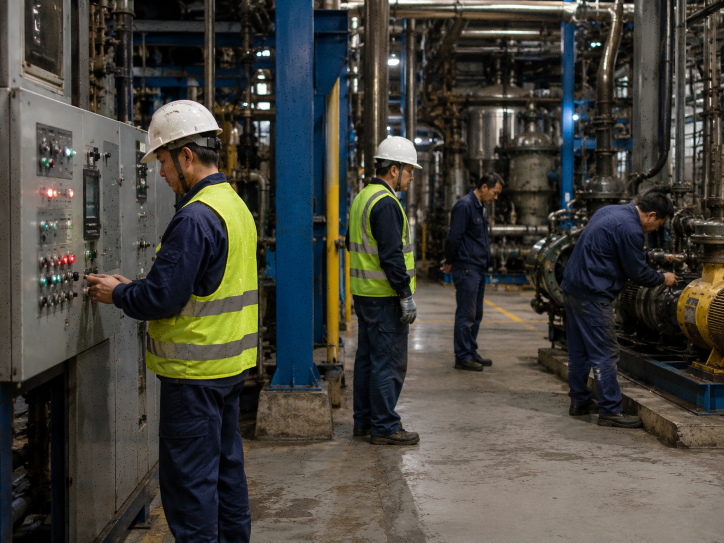
#> input picture denoised_image.png, 1448 x 1086 px (shown at 1/2 size)
$ python -i kmeans_auto_denoising.py   (imports and definitions only)
#> lines starting #> are read from the running program, lines starting #| are printed output that depends on the picture
#> further down, picture is the input picture: shape (1086, 1448, 3); mean B, G, R 60.8, 68, 69.7

from pathlib import Path

import cv2
import numpy as np
from sklearn.cluster import MiniBatchKMeans
from sklearn.preprocessing import StandardScaler
from skimage.restoration import estimate_sigma


# ==========================================================
# Paths
# ==========================================================

BASE_DIR = Path(__file__).resolve().parent

INPUT_IMAGE = BASE_DIR / "scenario_mixed.png"
OUTPUT_IMAGE = BASE_DIR / "denoised_image.png"
IMPULSE_MASK_IMAGE = BASE_DIR / "detected_impulse_mask.png"
AFTER_IMPULSE_IMAGE = BASE_DIR / "after_impulse_removal.png"


# ==========================================================
# General settings
# ==========================================================

NOISE_TYPE = "auto"  # "auto", "gaussian", "salt_pepper", or "mixed"

PATCH_SIZE = 7
PATCH_STEP = 3
N_CLUSTERS = 64
MAX_KMEANS_SAMPLES = 60_000
RANDOM_STATE = 42

# None = automatic estimation.
GAUSSIAN_SIGMA = None

# Automatic detection thresholds.
AUTO_IMPULSE_RATIO_THRESHOLD = 0.001
AUTO_GAUSSIAN_SIGMA_THRESHOLD = 4.0

# Salt-and-pepper detection sensitivity.
IMPULSE_MIN_DIFFERENCE = 18.0
IMPULSE_MAX_RATIO = 0.20


# ==========================================================
# Read and save
# ==========================================================

# [118 lines left out: functions read_color_image, save_png, estimate_gaussian_sigma, estimate_impulse_ratio, detect_noise_type, not called in this run]


# ==========================================================
# Salt-and-pepper detection using K-Means
# ==========================================================

def detect_impulse_pixels_kmeans(
    image: np.ndarray,
    n_clusters: int = 3,
) -> np.ndarray:
#> called with n_clusters = 3
    gray = cv2.cvtColor(
        image,
        cv2.COLOR_BGR2GRAY,
    ).astype(np.float32)
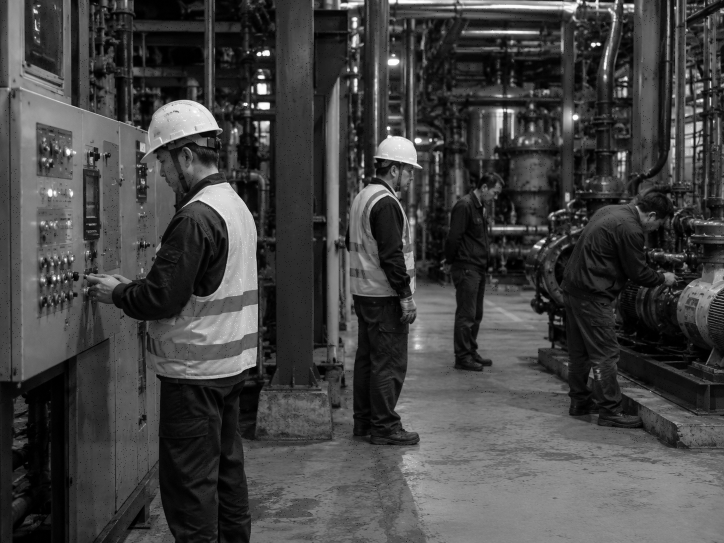
#> gray: shape (1086, 1448) float32 (shown at 1/2 size); min 0, max 255, mean 67.7

    gray_u8 = gray.astype(np.uint8)

    med3 = cv2.medianBlur(
        gray_u8,
        3,
    ).astype(np.float32)

    med5 = cv2.medianBlur(
        gray_u8,
        5,
    ).astype(np.float32)

    diff3 = np.abs(
        gray - med3
    )
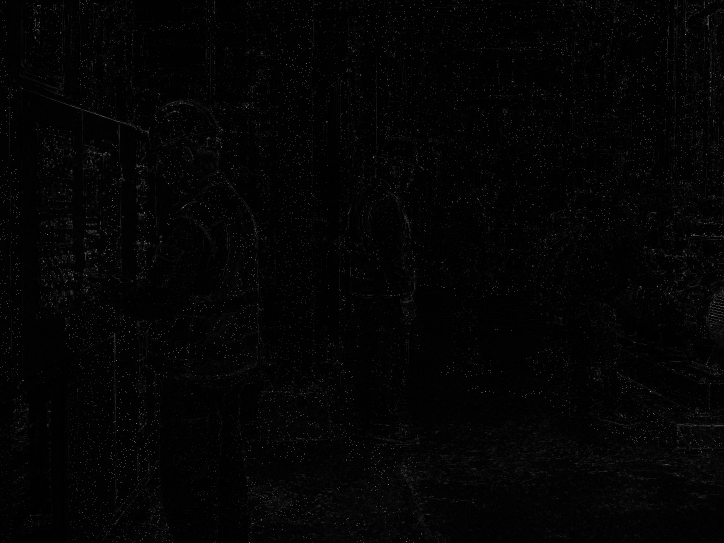
#> diff3: shape (1086, 1448) float32 (shown at 1/2 size); min 0, max 97, mean 1.5; drawn with min black and max white

    diff5 = np.abs(
        gray - med5
    )

    local_mean = cv2.blur(
        gray,
        (5, 5),
    )

    local_sq_mean = cv2.blur(
        gray * gray,
        (5, 5),
    )
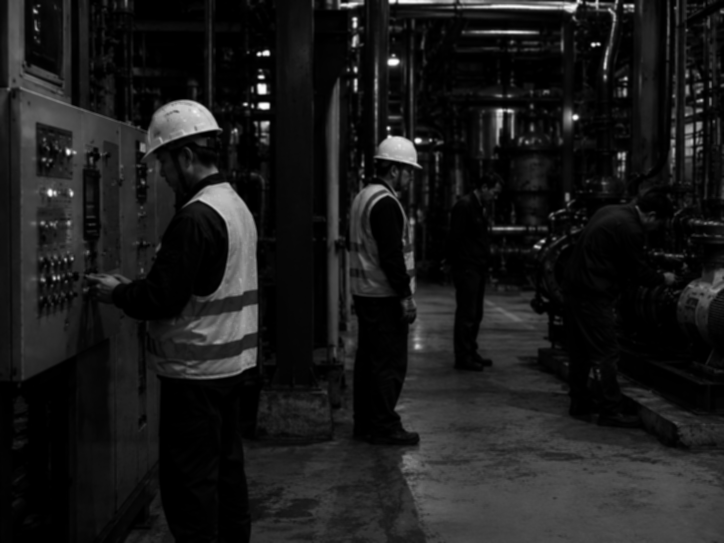
#> local_sq_mean: shape (1086, 1448) float32 (shown at 1/2 size); min 0, max 64760.3, mean 6965.3; drawn with min black and max white

    local_std = np.sqrt(
        np.maximum(
            local_sq_mean
            - local_mean * local_mean,
            0.0,
        )
    )
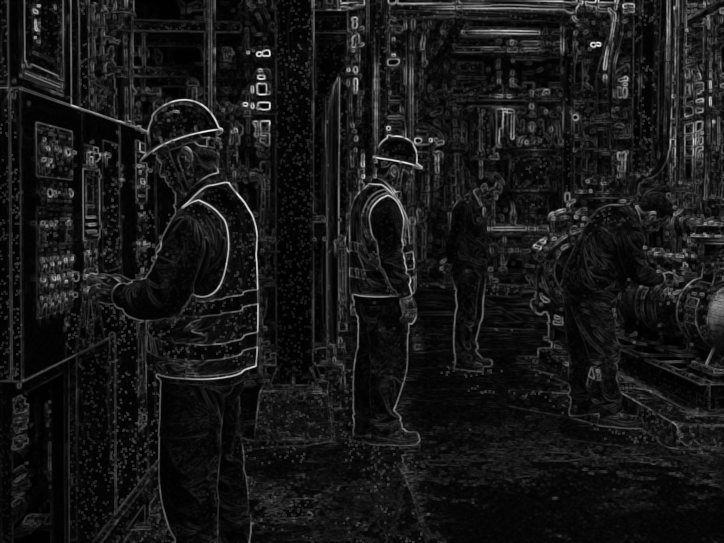
#> local_std: shape (1086, 1448) float32 (shown at 1/2 size); min 0, max 94.33, mean 8.8; drawn with min black and max white

    extreme_distance = np.minimum(
        gray,
        255.0 - gray,
    )
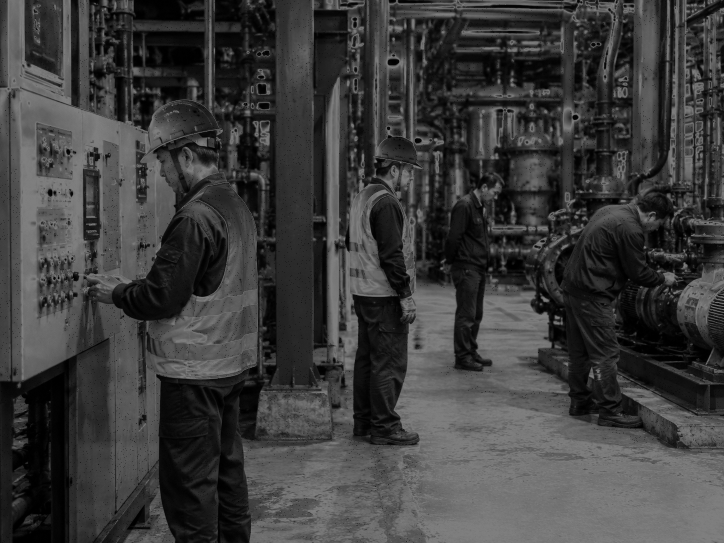
#> extreme_distance: shape (1086, 1448) float32 (shown at 1/2 size); min 0, max 127, mean 60.8

    features = np.column_stack(
        [
            diff3.reshape(-1),
            diff5.reshape(-1),
            local_std.reshape(-1),
            extreme_distance.reshape(-1),
        ]
    ).astype(np.float32)

    scaler = StandardScaler()
    scaled = scaler.fit_transform(
        features
    )

    rng = np.random.default_rng(
        RANDOM_STATE
    )

    if len(scaled) > MAX_KMEANS_SAMPLES:
        idx = rng.choice(
            len(scaled),
            MAX_KMEANS_SAMPLES,
            replace=False,
        )
        train = scaled[idx]
    else:
        train = scaled

    model = MiniBatchKMeans(
        n_clusters=n_clusters,
        init="k-means++",
        n_init=10,
        batch_size=4096,
        max_iter=200,
        random_state=RANDOM_STATE,
    )

    model.fit(train)
    labels = model.predict(scaled)

    stats = []

    for cluster_id in range(n_clusters):
        mask = labels == cluster_id

        if not np.any(mask):
            continue

        cluster = features[mask]

        median_diff = float(
            np.median(cluster[:, 0])
        )

        larger_diff = float(
            np.median(cluster[:, 1])
        )

        extreme = float(
            np.median(cluster[:, 3])
        )

        ratio = float(
            np.mean(mask)
        )

        score = (
            1.5 * median_diff
            + larger_diff
            - 0.45 * extreme
        )

        stats.append(
            (
                score,
                cluster_id,
                median_diff,
                larger_diff,
                extreme,
                ratio,
            )
        )
#> this loop made 3 passes
#> (median_diff, larger_diff, extreme, ratio, score) on passes 1 to 3: (0, 1, 26, 0.495, -10.7), (1, 2, 96, 0.497, -39.7), (37, 48, 0, 0.00761, 103.5)
#> after the loop, stats = [(-10.7, 0, 0, 1, 26, 0.495), (-39.7, 1, 1, 2, 96, 0.497), (103.5, 2, 37, 48, 0, 0.00761)]

    if not stats:
        return np.zeros_like(
            gray_u8,
            dtype=np.uint8,
        )

    stats.sort(reverse=True)
    impulse_cluster = stats[0][1]
#> impulse_cluster = 2

    height, width = gray.shape
#> height = 1086; width = 1448

    cluster_mask = (
        labels.reshape(height, width)
        == impulse_cluster
    )
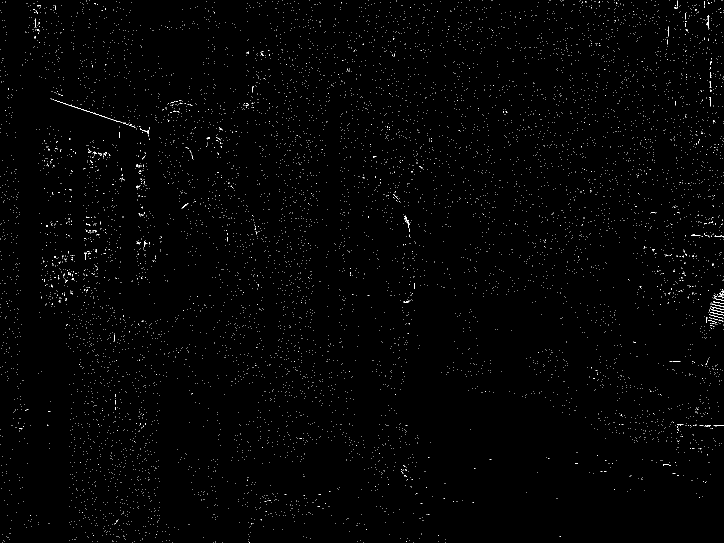
#> cluster_mask: shape (1086, 1448) bool (shown at 1/2 size); 0.76% white in thin lines or dots

    candidate = (
        cluster_mask
        & (
            diff3
            >= IMPULSE_MIN_DIFFERENCE
        )
        & (
            (gray <= 30)
            | (gray >= 225)
            | (diff5 >= 35)
        )
    )
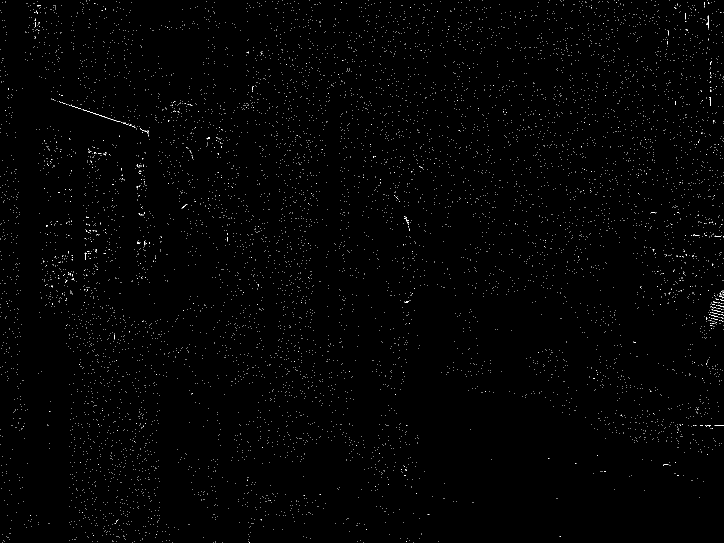
#> candidate: shape (1086, 1448) bool (shown at 1/2 size); 0.64% white in thin lines or dots

    if float(np.mean(candidate)) > IMPULSE_MAX_RATIO:
        candidate &= diff3 >= 35

    return (
        candidate.astype(np.uint8)
        * 255
    )
#> returned value: shape (1086, 1448); 0.64% white in thin lines or dots


# [596 lines left out: functions remove_impulse_noise, make_positions, extract_patches, cluster_patches_kmeans, pca_wiener_cluster_denoise, reconstruct_channel and 2 more, not called in this run]


# [2 lines not run here, left out]

>>> import cv2
>>> picture = cv2.imread('denoised_image.png')
>>> result = detect_impulse_pixels_kmeans(picture)

$ run again, on safe.png
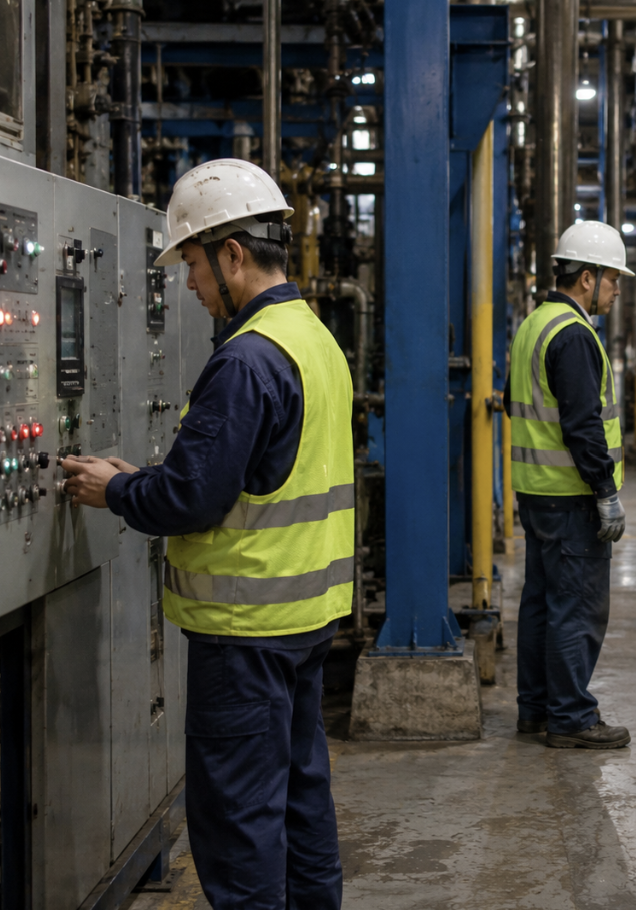
#> input picture safe.png, 636 x 910 px
#> picture is the input picture: shape (910, 636, 3); mean B, G, R 60.5, 66.8, 66.8
#> in detect_impulse_pixels_kmeans, `extreme_distance = np.minimum( gray, 255.0 - gray, )`:
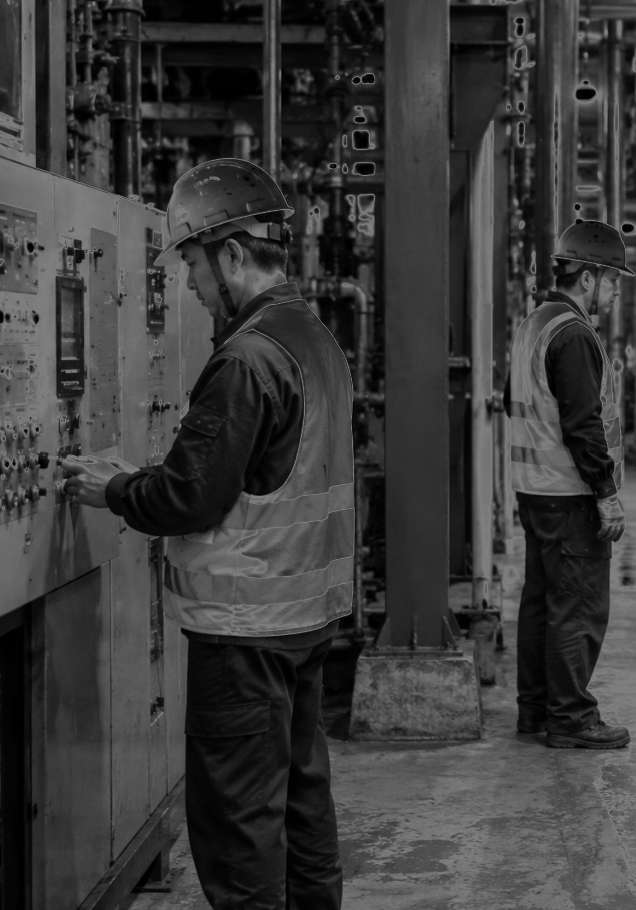
#> extreme_distance: shape (910, 636) float32; min 0, max 127, mean 57.9
#> the loop in detect_impulse_pixels_kmeans, `for cluster_id in range(n_clusters):` made 3 passes
#> (median_diff, larger_diff, extreme, ratio, score) on passes 1 to 3: (0, 1, 29, 0.522, -12.05), (0, 1, 89, 0.432, -39.05), (8, 16, 77, 0.0458, -6.65)
#> after the loop in detect_impulse_pixels_kmeans, `for cluster_id in range(n_clusters):`: stats = [(-12.05, 0, 0, 1, 29, 0.522), (-39.05, 1, 0, 1, 89, 0.432), (-6.65, 2, 8, 16, 77, 0.0458)]
#> impulse_cluster = 2
#> in detect_impulse_pixels_kmeans, `cluster_mask = ( labels.reshape(height, width) == impulse_cluster )`:
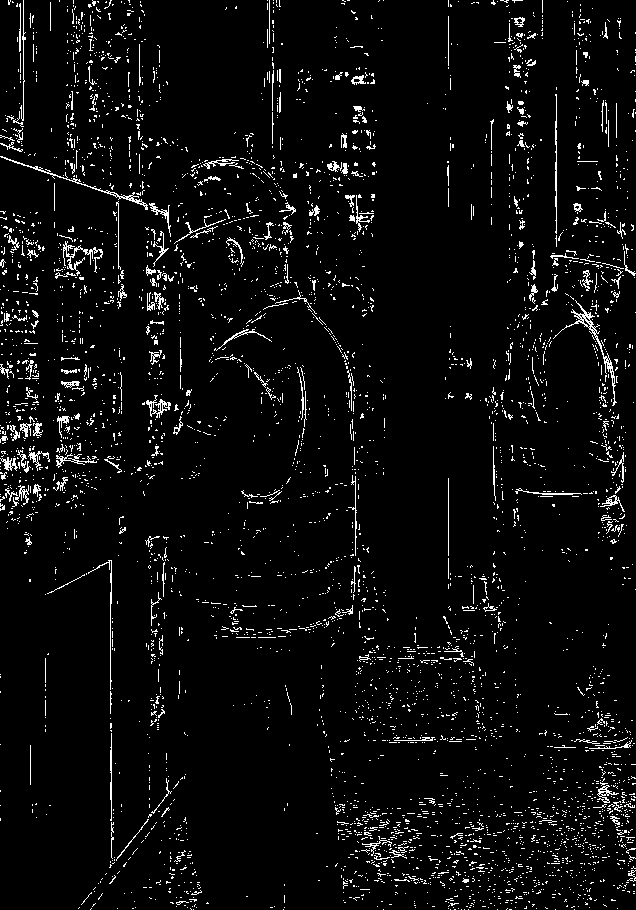
#> cluster_mask: shape (910, 636) bool; 4.6% white in thin lines or dots
#> candidate: shape (910, 636) bool; 0.19% white in thin lines or dots

$ run again, on soloun.png
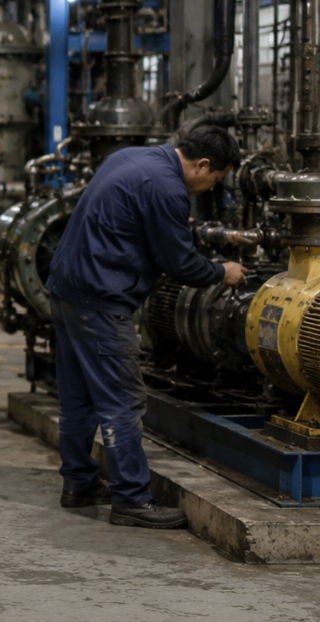
#> input picture soloun.png, 320 x 622 px
#> picture is the input picture: shape (622, 320, 3); mean B, G, R 51.2, 55.2, 58.1
#> the loop in detect_impulse_pixels_kmeans, `for cluster_id in range(n_clusters):` made 3 passes
#> (median_diff, larger_diff, extreme, ratio, score) on passes 1 to 3: (0, 1, 23, 0.574, -9.35), (10, 20, 82, 0.0474, -1.9), (1, 2, 93, 0.378, -38.35)
#> after the loop in detect_impulse_pixels_kmeans, `for cluster_id in range(n_clusters):`: stats = [(-9.35, 0, 0, 1, 23, 0.574), (-1.9, 1, 10, 20, 82, 0.0474), (-38.35, 2, 1, 2, 93, 0.378)]
#> impulse_cluster = 1
#> in detect_impulse_pixels_kmeans, `cluster_mask = ( labels.reshape(height, width) == impulse_cluster )`:
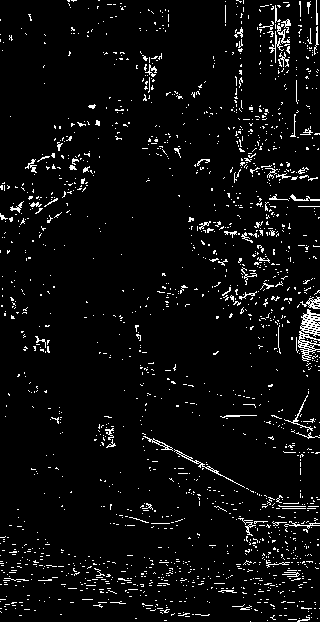
#> cluster_mask: shape (622, 320) bool; 4.7% white in thin lines or dots
#> in detect_impulse_pixels_kmeans, `candidate = ( cluster_mask & ( diff3 >= IMPULSE_MIN_DIFFERENCE ) & ( (..`:
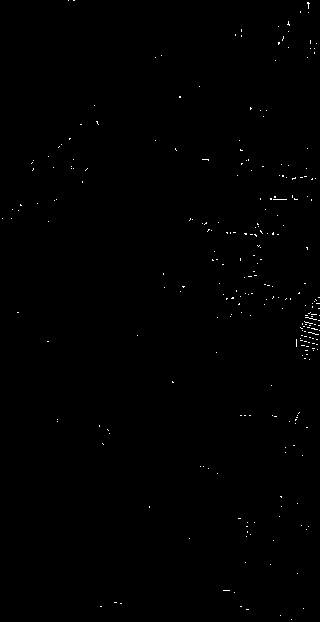
#> candidate: shape (622, 320) bool; 0.3% white in thin lines or dots
